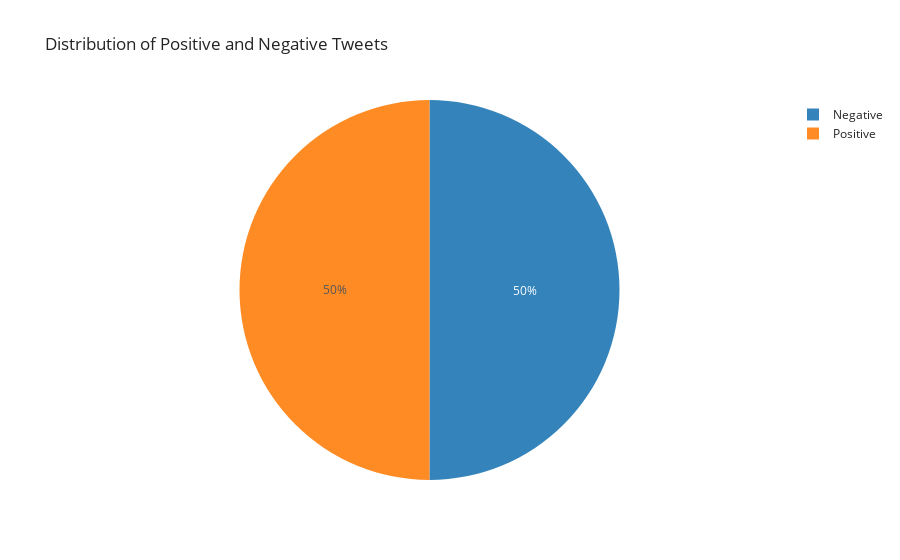

This figure's notebook cell:
### Code cell
fig = px.pie(values=[data[data['label'] == 1].shape[0], negative_count], title='Distribution of Positive and Negative Tweets' , 
             names= ['Negative', 'Positive'], hover_name = ['Negative', 'Positive'] , opacity = .9, template = 'simple_white')

fig.show()

### Figure 1 — Plotly figure (JSON) as saved in the notebook; plotly's stock layout.template omitted (floating-point values rounded to 4 significant figures)
{"data": [{"domain": {"x": [0, 1], "y": [0, 1]}, "hovertemplate": "<b>%{hovertext}</b><br><br>label=%{label}<br>value=%{value}<extra></extra>", "hovertext": ["Negative", "Positive"], "labels": ["Negative", "Positive"], "legendgroup": "", "name": "", "opacity": 0.9, "showlegend": true, "type": "pie", "values": [800000, 799999]}], "layout": {"legend": {"tracegroupgap": 0}, "title": {"text": "Distribution of Positive and Negative Tweets"}}}
